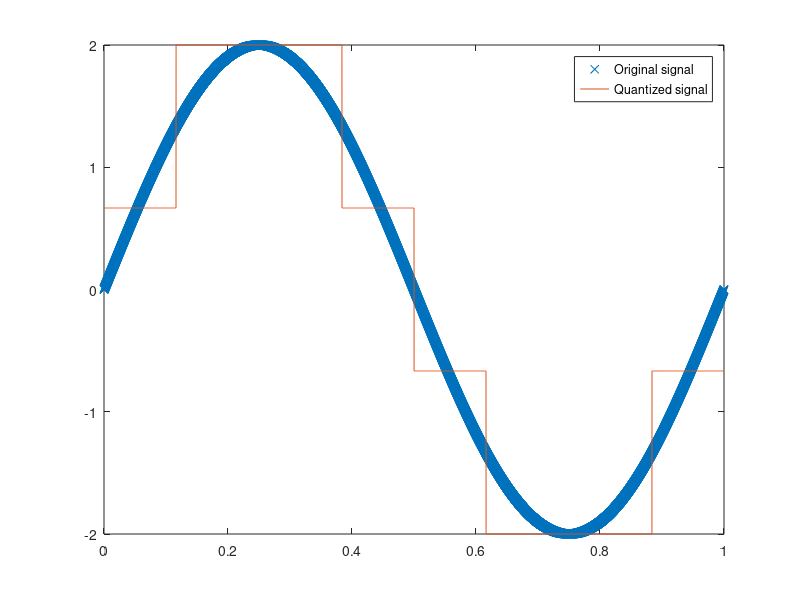

This figure's MATLAB source:
clc
close all
clear all

% x1 = a1*cos(2*pi*f1*t), x2 = a2*sin(2*pi*f2*t), x3 = a3*cos(2*pi*f3*t)
% signal_x = x1 + x2 + x3
% a1 = G + 1, a2 = F + 2, a3 = E + 3, f1 = E + 1, f2 = F + 2, f3 = G + 3.

% ID = 22-46013-1
% ID = AB-CDEFG-H

a1 = 4;
a2 = 3;
a3 = 3;

f1 = 1;
f2 = 3;
f3 = 6;






%Define number of samples to take 
fs = 8000;  
%Define signal 
t = 0: 1/fs: 1; 


x1 = a1*cos(2*pi*f1*t);
x2 = a2*cos(2*pi*f2*t);
x3 = a3*cos(2*pi*f3*t);
signal_x = x1 + x2 + x3; 
nx = length(t); % Total number of samples 
%Plot to illustrate that it is a sine wave 




 

f = 1; % Times at which to sample the sine function 
sig_x = 2*sin(2*pi*f*t); % Original signal, a sine wave 

Xmax = max(sig_x);
Xmin = min(sig_x);

L = 4;
step = (Xmax - Xmin)/(L-1);
codebook = Xmin : step : Xmax;
partition = (Xmin + step/2) : step : (Xmax - step/2);


[index,quants] = quantiz(sig_x,partition,codebook); % Quantize. 
figure 
plot(t,sig_x,'x',t,quants) 
legend('Original signal','Quantized signal'); 




